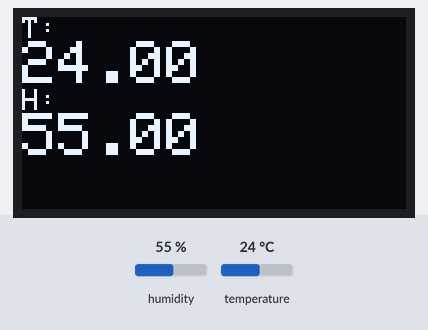
A sketch run on a simulated Arduino Uno, built with avr-gcc and run on an emulated ATmega328P. Shown: 128×64 one-colour display. The test bench sets the inputs (shaded band); at power-on: humidity 55 %, temperature 24 °C.

Above: at 1.9 s.
2.0 s: humidity set to 22 %
At 3.4 s:
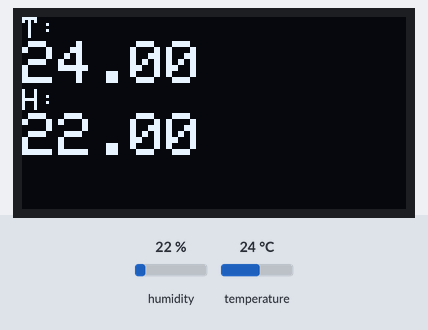
3.7 s: temperature set to 12 °C
At 5.4 s:
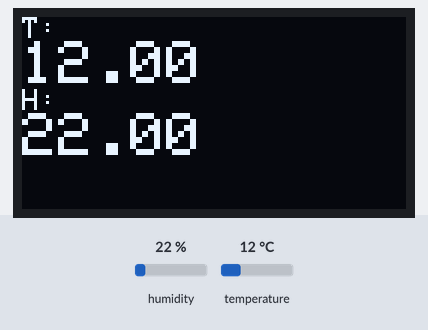
5.8 s: humidity set to 40 %
At 7.2 s:
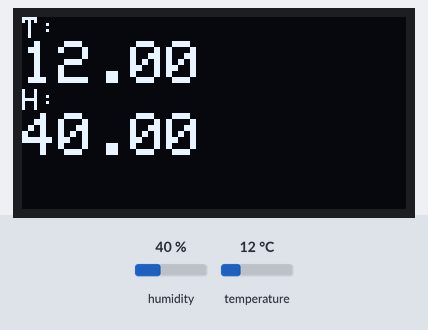
8.0 s: temperature set to 19 °C
At 9.0 s:
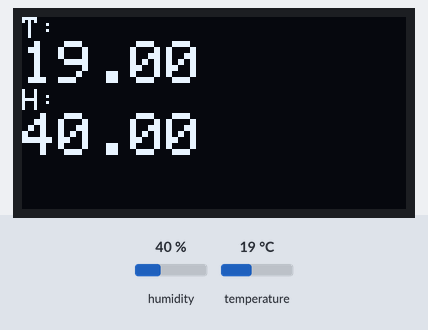
Timing chart, 0 to 11.0 s (numbered marks = the images above; inputs shaded):
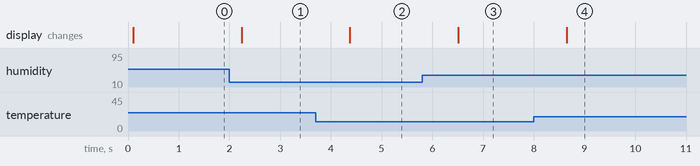

The sketch:

SHT30_OLED.ino
```cpp
#include <Wire.h>
#include <Adafruit_GFX.h>
#include <Adafruit_SSD1306.h>
#include <WEMOS_SHT3X.h>

#define OLED_RESET 0  // GPIO0
Adafruit_SSD1306 display(OLED_RESET);

SHT3X sht30(0x45);

void setup() {

  Serial.begin(115200);

  display.begin(SSD1306_SWITCHCAPVCC, 0x3C);

}

void loop() {

  // Clear the buffer.
  display.clearDisplay();
  display.setTextSize(1);
  display.setCursor(0, 0);
  display.setTextColor(WHITE);

  if(sht30.get()==0){
    display.println("T: ");
    display.setTextSize(2);
    display.println(sht30.cTemp);

    display.setTextSize(1);
    display.println("H: ");
    display.setTextSize(2);
    display.println(sht30.humidity);
  }
  else
  {
    display.println("Error!");
  }
  display.display();
  delay(1000);

}
```

Measured:
- after the input at 2.0 s, the display: changes after 0.24 s (image 1)
- after the input at 3.7 s, the display: changes after 0.68 s (image 2)
- after the input at 5.8 s, the display: changes after 0.71 s (image 3)
- after the input at 8.0 s, the display: changes after 0.65 s (image 4)
